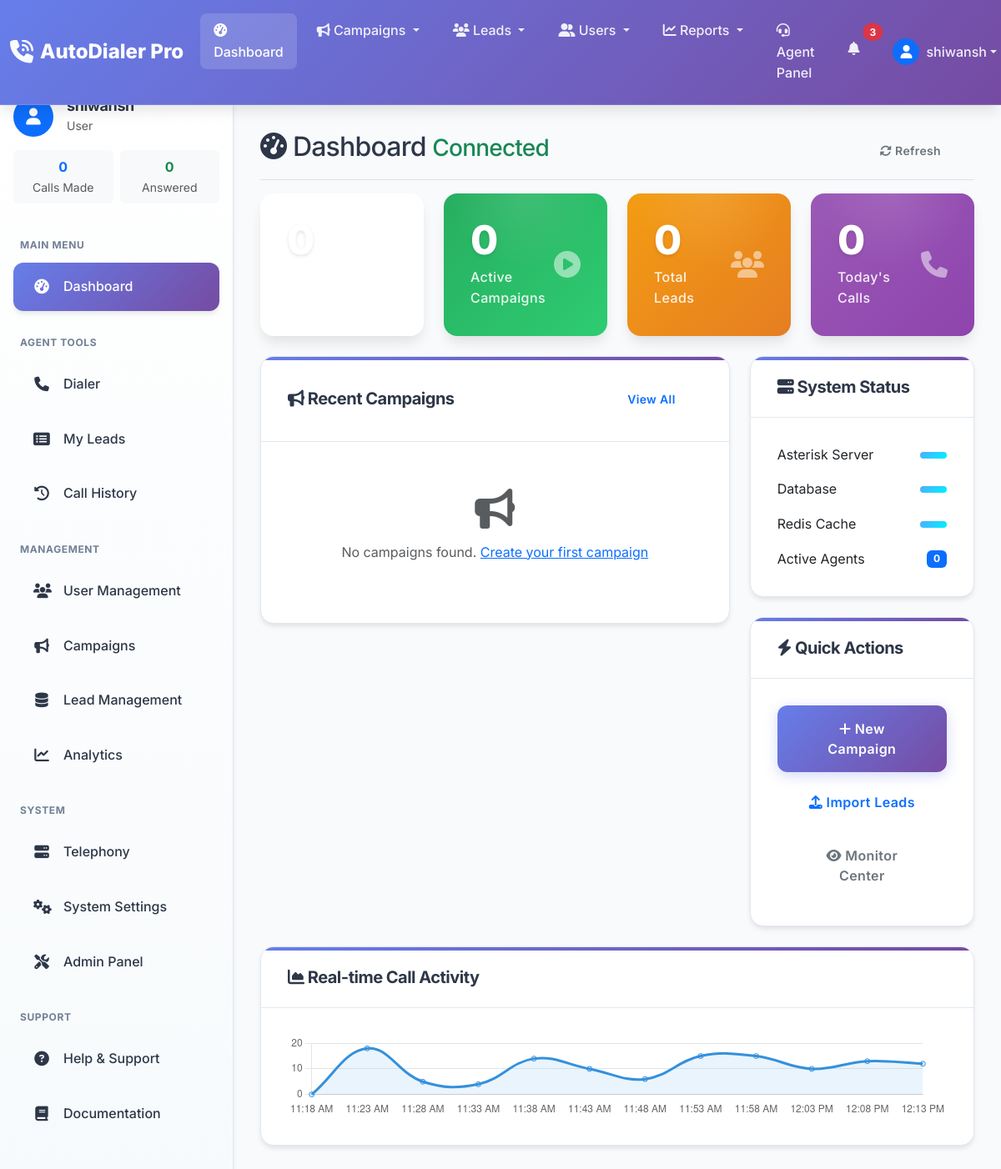
The app's page /dashboard/ (signed in), older data.
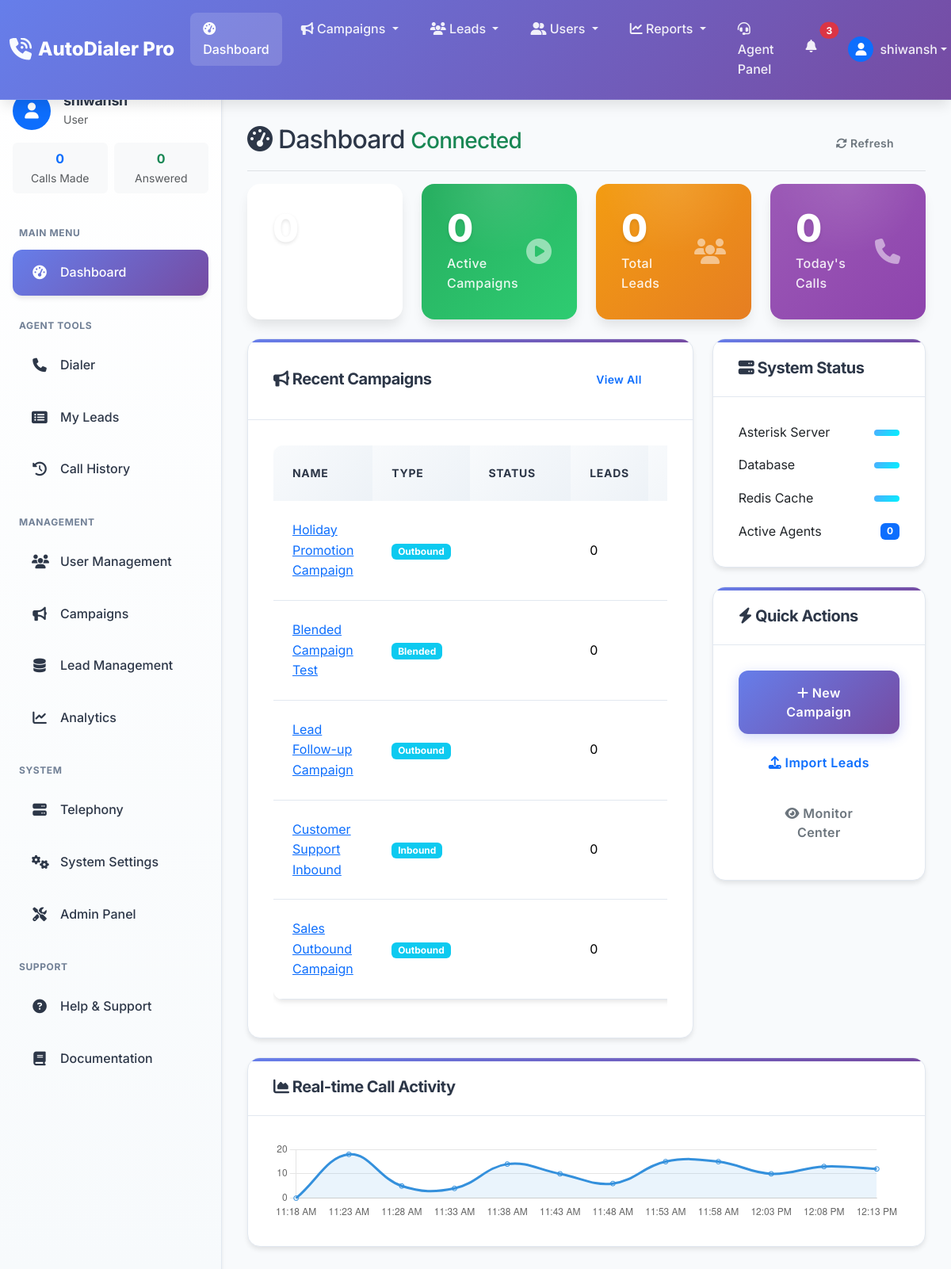
The same page, newer data.
### campaigns/models.py (models this page shows, shortened)
class Campaign(TimeStampedModel):
    CAMPAIGN_TYPES = [
        ('outbound', 'Outbound'),
        ('inbound', 'Inbound'),
        ('blended', 'Blended'),
    ]
    DIAL_METHODS = [
        ('manual', 'Manual'),
        ('preview', 'Preview'),
        ('progressive', 'Progressive'),
        ('predictive', 'Predictive'),
        ('auto', 'Auto'),
    ]
    STATUS_CHOICES = [
        ('inactive', 'Inactive'),
        ('active', 'Active'),
        ('paused', 'Paused'),
        ('completed', 'Completed'),
        ('archived', 'Archived'),
    ]
    name = models.CharField(max_length=200)
    description = models.TextField(blank=True)
    campaign_id = models.CharField(max_length=50, unique=True, default=generate_uuid, editable=False)
    campaign_type = models.CharField(max_length=20, choices=CAMPAIGN_TYPES, default='outbound')
    dial_method = models.CharField(max_length=20, choices=DIAL_METHODS, default='preview')
    status = models.CharField(max_length=20, choices=STATUS_CHOICES, default='inactive')
    is_active = models.BooleanField(default=False)
    TIMEZONE_CHOICES = [
        ('UTC', 'UTC (Coordinated Universal Time)'),
        ('America/New_York', 'Eastern Time (ET)'),
        ('America/Chicago', 'Central Time (CT)'),
        ('America/Denver', 'Mountain Time (MT)'),
        ('America/Los_Angeles', 'Pacific Time (PT)'),
        ('America/Phoenix', 'Arizona Time (MST)'),
        ('America/Anchorage', 'Alaska Time (AKST)'),
        ('Pacific/Honolulu', 'Hawaii Time (HST)'),
        ('Asia/Kolkata', 'India Standard Time (IST)'),
        ('Europe/London', 'Greenwich Mean Time (GMT)'),
        ('Europe/Paris', 'Central European Time (CET)'),
        ('Asia/Tokyo', 'Japan Standard Time (JST)'),
        ('Asia/Shanghai', 'China Standard Time (CST)'),
        ('Australia/Sydney', 'Australian Eastern Time (AEST)'),
    ]
    start_date = models.DateTimeField()
    end_date = models.DateTimeField(null=True, blank=True)
    daily_start_time = models.TimeField(default='09:00:00')
    daily_end_time = models.TimeField(default='17:00:00')
    timezone = models.CharField(max_length=50, choices=TIMEZONE_CHOICES, default='UTC')
    max_attempts = models.PositiveIntegerField(default=3)
    call_timeout = models.PositiveIntegerField(default=30, help_text="Timeout in seconds")
    retry_delay = models.PositiveIntegerField(default=3600, help_text="Delay between retries in seconds")
    dial_ratio = models.DecimalField(max_digits=4, decimal_places=2, default=1.0)
    max_lines = models.PositiveIntegerField(default=10)
    abandon_rate = models.DecimalField(max_digits=5, decimal_places=2, default=3.0)
    enable_recording = models.BooleanField(default=True)
    recording_delay = models.PositiveIntegerField(default=0, help_text="Recording delay in seconds")
    monitor_agents = models.BooleanField(default=False)
    lead_order = models.CharField(
        max_length=20,
        choices=[
            ('down', 'Down (Sequential)'),
            ('up', 'Up (Reverse)'),
            ('random', 'Random'),
            ('oldest_first', 'Oldest First'),
            ('newest_first', 'Newest First'),
        ],
        default='down'
    )
    use_internal_dnc = models.BooleanField(default=True)
    use_campaign_dnc = models.BooleanField(default=False)
    amd_enabled = models.BooleanField(default=False, help_text="Answering Machine Detection")
    created_by = models.ForeignKey(User, on_delete=models.CASCADE, related_name='created_campaigns')
    assigned_users = models.ManyToManyField(User, through='CampaignAgent', related_name='assigned_campaigns')
    total_leads = models.PositiveIntegerField(default=0)
    leads_called = models.PositiveIntegerField(default=0)
    leads_remaining = models.PositiveIntegerField(default=0)
    calls_today = models.PositiveIntegerField(default=0)
    class Meta:
        verbose_name = "Campaign"
        verbose_name_plural = "Campaigns"
        ordering = ['-created_at']

### core/views.py (the view)
# urls.py: path('', RedirectView.as_view(url='/dashboard/', permanent=False)),
@login_required
def dashboard(request):
    user = request.user
    today = timezone.now().date()
    context = {
        'user': user,
        'today': today,
    }
    if user.is_staff or hasattr(user, 'profile') and user.profile.is_manager():
        context.update(get_manager_dashboard_data(today))
    elif hasattr(user, 'profile') and user.profile.is_supervisor():
        context.update(get_supervisor_dashboard_data(user, today))
    else:
        context.update(get_agent_dashboard_data(user, today))
    return render(request, 'core/dashboard.html', context)

### users/models.py (called while the page is built)
    def is_manager(self):
        return self.user.groups.filter(name='Manager').exists() or self.user.is_superuser

    def is_supervisor(self):
        return self.user.groups.filter(name__in=['Supervisor', 'Manager']).exists() or self.user.is_superuser

    def is_agent(self):
        return self.user.groups.filter(name__in=['Agent', 'Supervisor', 'Manager']).exists() or self.user.is_superuser

### templates/core/dashboard.html (shortened to what the changed rows need)
{% extends 'base.html' %}
{% load static %}
{% block content %}
<div class="d-flex justify-content-between flex-wrap flex-md-nowrap align-items-center pt-3 pb-2 mb-3 border-bottom">
    <h1 class="h2">
        <i class="fas fa-tachometer-alt"></i> Dashboard
        <span class="connection-status text-success small">Connected</span>
    </h1>
</div>
<div class="row">
    {% if user.is_staff %}
    <div class="col-lg-8 mb-4">
        <div class="card dashboard-card">
            <div class="card-body">
                {% if recent_campaigns %}
                <div class="table-responsive">
                    <table class="table table-hover">
                        <thead>
                            <tr>
                                <th>Name</th>
                                <th>Type</th>
                                <th>Status</th>
                                <th>Leads</th>
                                <th>Created</th>
                            </tr>
                        </thead>
                        <tbody>
                            {% for campaign in recent_campaigns %}
                            <tr data-campaign-id="{{ campaign.id }}">
                                <td>
                                    <a href="{% url 'campaigns:detail' campaign.id %}">{{ campaign.name }}</a>
                                </td>
                                <td>
                                    <span class="badge bg-info">{{ campaign.get_campaign_type_display }}</span>
                                </td>
                                <td>
                                    <span class="campaign-status badge bg-{{ campaign.status|default:'secondary' }}">
                                    </span>
                                </td>
                                <td>{{ campaign.total_leads|default:0 }}</td>
                                <td>{{ campaign.created_at|date:"M d, Y" }}</td>
                            </tr>
                            {% endfor %}
                        </tbody>
                    </table>
                </div>
                {% else %}
                <div class="text-center py-4">
                    <i class="fas fa-bullhorn fa-3x text-muted mb-3"></i>
                    <p class="text-muted">No campaigns found. <a href="{% url 'campaigns:create' %}">Create your first campaign</a></p>
                </div>
                {% endif %}
            </div>
        </div>
    </div>
    {% endif %}
</div>
{% endblock %}
{% block extra_js %}
<script>
// Initialize call activity chart
document.addEventListener('DOMContentLoaded', function() {
    const ctx = document.getElementById('callActivityChart').getContext('2d');
    const chart = new Chart(ctx, {
        type: 'line',
        data: {
            labels: Array.from({length: 12}, (_, i) => {
                const time = new Date();
                time.setMinutes(time.getMinutes() - (11 - i) * 5);
                return time.toLocaleTimeString([], {hour: '2-digit', minute:'2-digit'});
            }),
            datasets: [{
                label: 'Active Calls',
                data: Array.from({length: 12}, () => Math.floor(Math.random() * 20)),
                borderColor: 'rgb(52, 144, 220)',
                backgroundColor: 'rgba(52, 144, 220, 0.1)',
                tension: 0.4,
                fill: true
            }]
        },
        options: {
            responsive: true,
            maintainAspectRatio: false,
            plugins: {
                legend: {
                    display: false
                }
            },
            scales: {
                y: {
                    beginAtZero: true,
                    grid: {
                        display: true,
                        color: 'rgba(0,0,0,0.1)'
                    }
                },
                x: {
                    grid: {
                        display: false
                    }
                }
            },
            elements: {
                point: {
                    radius: 3,
                    hoverRadius: 6
                }
            }
        }
    });
    // Update chart data every 30 seconds
    setInterval(() => {
        const newLabel = new Date().toLocaleTimeString([], {hour: '2-digit', minute:'2-digit'});
        const newData = Math.floor(Math.random() * 20);
        chart.data.labels.shift();
        chart.data.labels.push(newLabel);
        chart.data.datasets[0].data.shift();
        chart.data.datasets[0].data.push(newData);
        chart.update('none');
    }, 30000);
});
</script>
{% endblock %}

Row changes from the older to the newer data that the page shows:
added Campaign: name "Holiday Promotion Campaign", campaign_type "Outbound", total_leads "0"
added Campaign: name "Blended Campaign Test", campaign_type "Blended", total_leads "0"
added Campaign: name "Lead Follow-up Campaign", campaign_type "Outbound", total_leads "0"
added Campaign: name "Customer Support Inbound", campaign_type "Inbound", total_leads "0"
added Campaign: name "Sales Outbound Campaign", campaign_type "Outbound", total_leads "0"
Text that changed along with them:
text no longer shown: "No campaigns found. Create your first campaign"
text now shown: "NAME TYPE STATUS LEADS"
